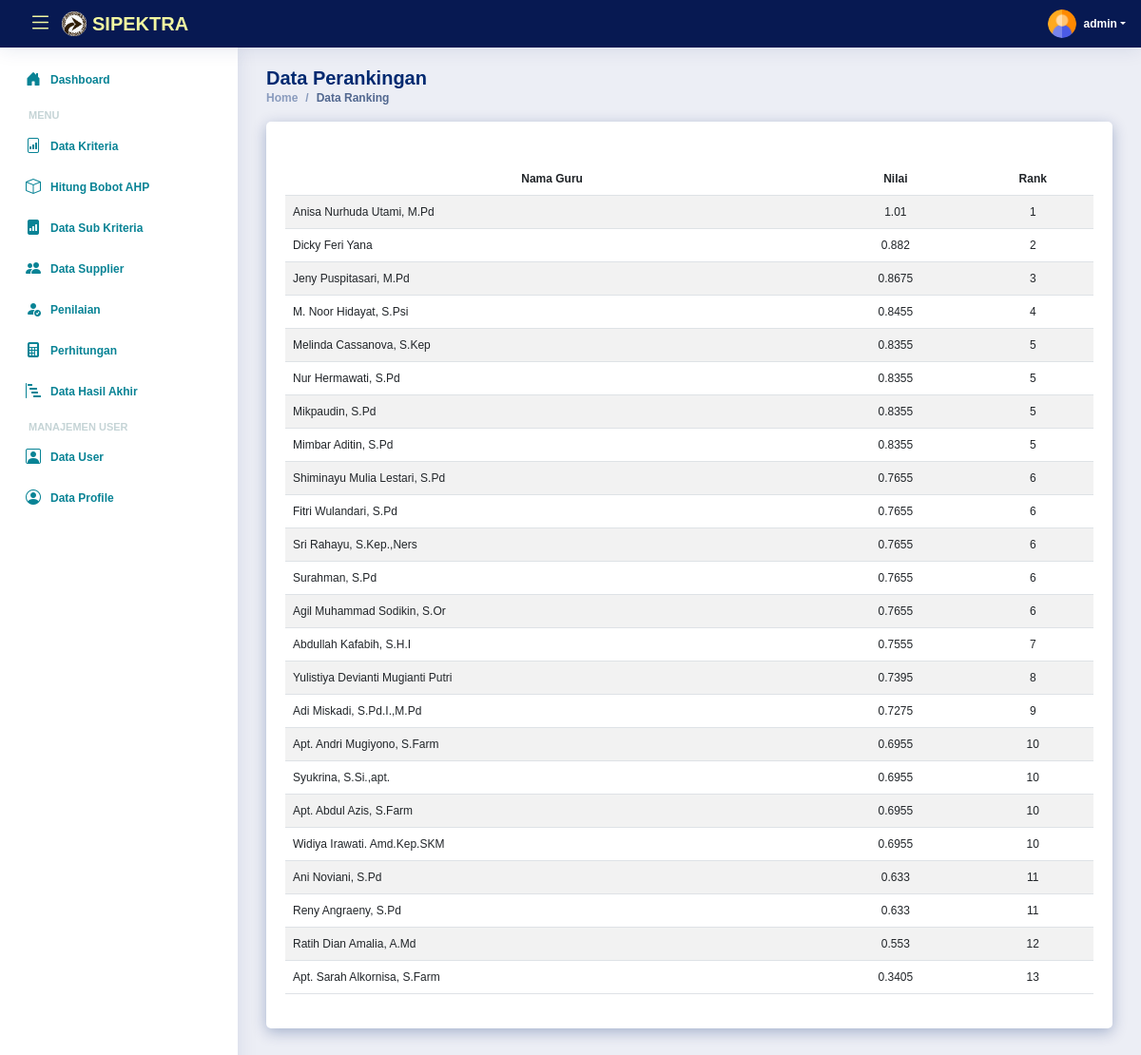
Page /hasil.php (signed in) on the committed database.
### tables this page shows
CREATE TABLE `hasil` (
  `id_hasil` int(11) NOT NULL,
  `id_alternatif` int(11) NOT NULL,
  `nilai` float NOT NULL
);

CREATE TABLE `alternatif` (
  `id_alternatif` int(11) NOT NULL,
  `nama` varchar(255) DEFAULT NULL,
  `no_hp` varchar(15) NOT NULL,
  `email` varchar(255) NOT NULL
);

### includes/functions.php (called while the page is built, shortened)
<?php
function get_role()
{
	if (isset($_SESSION['user_id']) && isset($_SESSION['role'])) {
		if ($_SESSION['role'] == '1') {
			return 'admin';
		} elseif ($_SESSION['role'] == '2') {
			return 'user';
		} elseif ($_SESSION['role'] == '3') {
			return 'supplier';
		} else {
			return false;
		}
	} else {
		return false;
	}
}
?>

### hasil.php (the view, shortened to what this page needs)
<?php
require_once ('includes/init.php');
$user_role = get_role();
if ($user_role == 'admin' || $user_role == 'user') {
	require_once ('template/header.php');
	?>
	<div class="d-sm-flex align-items-center justify-content-between">
		<div class="pagetitle m-0">
			<h1>Data Perankingan</h1>
			<nav>
				<ol class="breadcrumb">
					<li class="breadcrumb-item"><a href="index.php">Home</a></li>
					<li class="breadcrumb-item active">Data Ranking</li>
				</ol>
			</nav>
		</div>
	</div>
	<div class="card">
		<div class="card-body">
			<h5 class="card-title"></h5>
			<div class="table-responsive">
				<table class="table table-striped" width="100%" cellspacing="0">
					<thead>
						<tr align="center">
							<th>Nama Guru</th>
							<th>Nilai</th>
							<th width="15%">Rank</th>
						</tr>
					</thead>
					<tbody>
						<?php
						$prev_value = null;
						$rank = 0;
						$query = mysqli_query($koneksi, "SELECT * FROM hasil JOIN alternatif ON hasil.id_alternatif=alternatif.id_alternatif ORDER BY hasil.nilai DESC");
						while ($data = mysqli_fetch_array($query)) {
							if ($prev_value === null || $data['nilai'] != $prev_value) {
								$rank++;
							}
							?>
							<tr align="center">
								<td align="left"><?= $data['nama'] ?></td>
								<td><?= $data['nilai'] ?></td>
								<td><?= $rank; ?></td>
							</tr>
							<?php
							$prev_value = $data['nilai'];
						}
						?>
					</tbody>
				</table>
			</div>
		</div>
	</div>
	<?php
	require_once ('template/footer.php');
} else {
	header('Location: login.php');
}
?>

### assets/css/style.css (style rules this page uses)
:root { scroll-behavior: smooth; }
body { font-family: "Montserrat", sans-serif; background: #eceef5; color: #071952; }
a { color: #1A5319; text-decoration: none; }
h1, h2, h3, h4, h5, h6 { font-family: "Montserrat", sans-serif; }
.pagetitle { margin-bottom: 20px; }
.pagetitle h1 { font-size: 20px; margin-bottom: 0; font-weight: 600; color: #012970; }
.card { margin-bottom: 30px; border: none; border-radius: 5px; box-shadow: 0px 4px 15px rgba(1, 41, 112, 0.3); }
.card-title { padding: 20px 0 15px 0; font-size: 15px; font-weight: 600; color: #071952; font-family: "Montserrat", sans-serif; }
.card-body { padding: 0 20px 20px 20px; font-size: 12px; }
.breadcrumb { font-size: 12px; font-family: "Montserrat", sans-serif; color: #899bbd; font-weight: 600; }
.breadcrumb a { color: #899bbd; transition: 0.3s; }
.breadcrumb .breadcrumb-item::before { color: #899bbd; }
.breadcrumb .active { color: #51678f; font-weight: 600; }

### rows in the picture
hasil: id_alternatif.nama "Anisa Nurhuda Utami, M.Pd", nilai "1.01", rank "1"
hasil: id_alternatif.nama "Dicky Feri Yana", nilai "0.882", rank "2"
hasil: id_alternatif.nama "Jeny Puspitasari, M.Pd", nilai "0.8675", rank "3"
hasil: id_alternatif.nama "M. Noor Hidayat, S.Psi", nilai "0.8455", rank "4"
hasil: id_alternatif.nama "Melinda Cassanova, S.Kep", nilai "0.8355", rank "5"
hasil: id_alternatif.nama "Nur Hermawati, S.Pd", nilai "0.8355", rank "5"
hasil: id_alternatif.nama "Mikpaudin, S.Pd", nilai "0.8355", rank "5"
hasil: id_alternatif.nama "Mimbar Aditin, S.Pd", nilai "0.8355", rank "5"
hasil: id_alternatif.nama "Shiminayu Mulia Lestari, S.Pd", nilai "0.7655", rank "6"
hasil: id_alternatif.nama "Fitri Wulandari, S.Pd", nilai "0.7655", rank "6"
hasil: id_alternatif.nama "Sri Rahayu, S.Kep.,Ners", nilai "0.7655", rank "6"
hasil: id_alternatif.nama "Surahman, S.Pd", nilai "0.7655", rank "6"
hasil: id_alternatif.nama "Agil Muhammad Sodikin, S.Or", nilai "0.7655", rank "6"
hasil: id_alternatif.nama "Abdullah Kafabih, S.H.I", nilai "0.7555", rank "7"
hasil: id_alternatif.nama "Yulistiya Devianti Mugianti Putri", nilai "0.7395", rank "8"
hasil: id_alternatif.nama "Adi Miskadi, S.Pd.I.,M.Pd", nilai "0.7275", rank "9"
hasil: id_alternatif.nama "Apt. Andri Mugiyono, S.Farm", nilai "0.6955", rank "10"
hasil: id_alternatif.nama "Syukrina, S.Si.,apt.", nilai "0.6955", rank "10"
hasil: id_alternatif.nama "Apt. Abdul Azis, S.Farm", nilai "0.6955", rank "10"
hasil: id_alternatif.nama "Widiya Irawati. Amd.Kep.SKM", nilai "0.6955", rank "10"
hasil: id_alternatif.nama "Ani Noviani, S.Pd", nilai "0.633", rank "11"
hasil: id_alternatif.nama "Reny Angraeny, S.Pd", nilai "0.633", rank "11"
hasil: id_alternatif.nama "Ratih Dian Amalia, A.Md", nilai "0.553", rank "12"
hasil: id_alternatif.nama "Apt. Sarah Alkornisa, S.Farm", nilai "0.3405", rank "13"

### other values in the picture
$_SESSION['username'] "admin"
